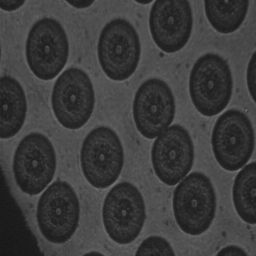
#> input picture taller6/imagenes/SIC.png, 256 x 256 px
$ jupyter execute etiquetado_de_objetos.ipynb
#> lines starting #> are read from the running program, lines starting #| are printed output that depends on the picture; after the words box and inside, x2 and y2 are one past the last pixel; in counts of white or black regions, pixels touching at a corner belong together
# Taller 6: Morfología matemática

[cell 1]
PATH = './imagenes/'

## Cargue y visualice la imagen sic.png.

[cell 2]
import cv2
import matplotlib.pyplot as plt
import numpy as np

imagen = cv2.imread(PATH + 'SIC.png', cv2.IMREAD_GRAYSCALE)
#> imagen is the input picture: shape (256, 256); min 23, max 118, mean 60.4
plt.imshow(imagen, cmap='gray')
plt.title('Imagen original')
plt.axis('off')
plt.show()

## Umbralice esta imagen de forma tal que las células del fondo sean separadas (umbral entre 55 y 70), y calcule su negativo.

Binarizamos la imagen y calculamos el negativo.

[cell 3]
umbral = 67

_, imagen_umbralizada = cv2.threshold(imagen, umbral, 255, cv2.THRESH_BINARY)
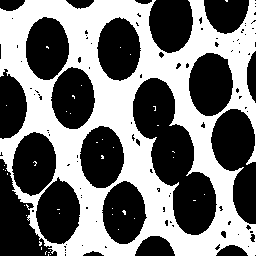
#> imagen_umbralizada: shape (256, 256); 46.2% white; 41 white regions (40 under 20 px), largest, box (x1, y1, x2, y2) and area: (0, 0, 256, 256) 30155

plt.imshow(imagen_umbralizada, cmap='gray')
plt.title(f'Imagen umbralizada (umbral={umbral})')
plt.axis('off')
plt.show()

imagen_negativa = cv2.bitwise_not(imagen_umbralizada)

plt.imshow(imagen_negativa, cmap='gray')
plt.title('Negativo del resultado')
plt.axis('off')
plt.show()

## Con una máscara en cruz de 3x3, haga dilataciones para rellenar los huecos al interior de las células.

[cell 4]
fp = np.zeros((3, 3))
fp[1,:] = 1
fp[:,1] = 1
print("Elemento estructurante:")
print(fp)

[cell 5]
from skimage.morphology import dilation, erosion, footprint_rectangle

dilated_image = dilation(imagen_negativa, footprint=fp)
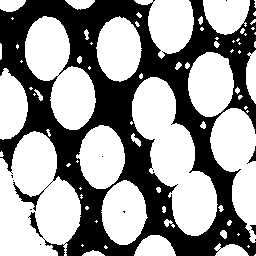
#> dilated_image: shape (256, 256); 59% white; 12 black regions (9 under 20 px), largest, box (x1, y1, x2, y2) and area: (0, 0, 256, 256) 26745, (247, 146, 256, 164) 51, (250, 225, 256, 235) 34
plt.imshow(dilated_image, cmap='gray')
plt.title('Imagen dilatada')
plt.axis('off')
plt.show()

La operación de dilatación con la cruz nos permite rellenar los círculos de las células.

## Cambie de máscaras: se utilizarán ahora máscaras lineales (oblicuas). Utilice las mismas máscaras oblicuas creadas en el punto de apertura y cierre de este taller. Con el operador de erosión, separe las diferentes células. Ayuda: Para separar las células es necesario erosionar por lo menos 10 veces con una máscara lineal oblicua (/) y 6 veces con una máscara ortogonal a la primera (\).

Creamos las máscaras diagonales (las mismas del notebook de apertura y cierre)

[cell 6]
mascara_diag1 = np.array([[0, 0, 1],
                          [0, 1, 0],
                          [1, 0, 0]], dtype=bool)

mascara_diag2 = np.array([[1, 0, 0],
                          [0, 1, 0],
                          [0, 0, 1]], dtype=bool)

print("Máscara diagonal:")
print(mascara_diag1.astype(int))
print("\nMáscara diagonal:")
print(mascara_diag2.astype(int))

[cell 7]
imagen_erosionada = dilated_image.copy()

# Aplicar erosión 10 veces con la máscara diagonal /
print("Aplicando 10 erosiones con máscara /")
for i in range(10):
    imagen_erosionada = erosion(imagen_erosionada, footprint=mascara_diag1)
    print(f"Erosión {i+1}/10 completada")
#> this loop made 10 passes
#> pass 1, `imagen_erosionada = erosion(imagen_erosionada, footprint=mascara_diag1)`:
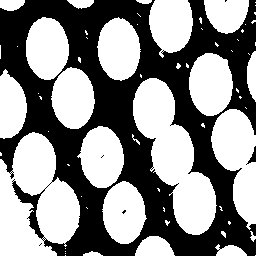
#> imagen_erosionada: shape (256, 256); 53.9% white; 6 black regions (4 under 20 px), largest, box (x1, y1, x2, y2) and area: (0, 0, 256, 256) 30128, (246, 146, 256, 165) 67
#> after the loop:
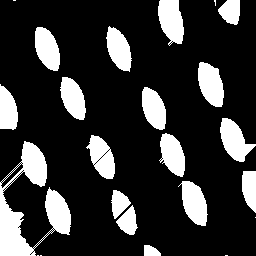
#> imagen_erosionada: shape (256, 256); 20.7% white; 23 white regions (6 under 20 px), largest, box (x1, y1, x2, y2) and area: (0, 141, 71, 256) 3106, (158, 0, 184, 46) 875, (220, 118, 256, 162) 857

# Visualizar resultado intermedio
plt.imshow(imagen_erosionada, cmap='gray')
plt.title('Después de 10 erosiones con /')
plt.axis('off')
plt.show()

[cell 8]
# Aplicar erosión 6 veces con la máscara diagonal \
print("Aplicando 6 erosiones con máscara \\")
for i in range(6):
    imagen_erosionada = erosion(imagen_erosionada, footprint=mascara_diag2)
    print(f"Erosión {i+1}/6 completada")
#> this loop made 6 passes
#> pass 1, `imagen_erosionada = erosion(imagen_erosionada, footprint=mascara_diag2)`:
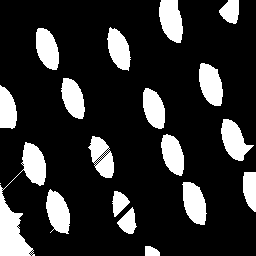
#> imagen_erosionada: shape (256, 256); 18.3% white; 19 white regions (1 under 20 px), largest, box (x1, y1, x2, y2) and area: (0, 142, 46, 256) 1970, (159, 0, 183, 43) 786, (199, 63, 223, 106) 762
#> pass 2, `imagen_erosionada = erosion(imagen_erosionada, footprint=mascara_diag2)`:
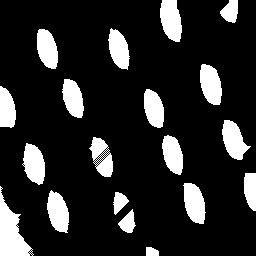
#> imagen_erosionada: shape (256, 256); 16.2% white; 19 white regions, largest, box (x1, y1, x2, y2) and area: (0, 186, 34, 256) 1132, (160, 0, 182, 42) 708, (200, 64, 222, 105) 679
#> pass 3, `imagen_erosionada = erosion(imagen_erosionada, footprint=mascara_diag2)`:
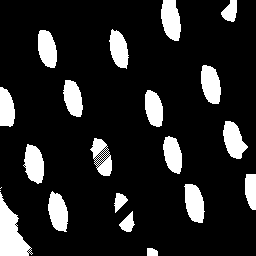
#> imagen_erosionada: shape (256, 256); 14.2% white; 21 white regions (2 under 20 px), largest, box (x1, y1, x2, y2) and area: (0, 192, 33, 256) 1077, (161, 0, 181, 41) 630, (201, 65, 221, 104) 599
#> after the loop:
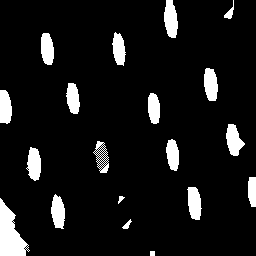
#> imagen_erosionada: shape (256, 256); 8.8% white; 19 white regions, largest, box (x1, y1, x2, y2) and area: (0, 198, 30, 256) 966, (164, 0, 178, 38) 403, (226, 124, 245, 156) 377

# Visualizar resultado final
plt.imshow(imagen_erosionada, cmap='gray')
plt.title('Después de 10 erosiones (/) + 6 erosiones (\\)')
plt.axis('off')
plt.show()

[cell 9]
# Comparación: antes y después de las erosiones
fig, axes = plt.subplots(1, 3, figsize=(15, 5))

axes[0].imshow(dilated_image, cmap='gray')
axes[0].set_title('Imagen dilatada (con huecos rellenos)')
axes[0].axis('off')

axes[1].imshow(imagen_erosionada, cmap='gray')
axes[1].set_title('Después de erosiones separadoras')
axes[1].axis('off')

# Diferencia
diferencia = dilated_image.astype(np.int16) - imagen_erosionada.astype(np.int16)
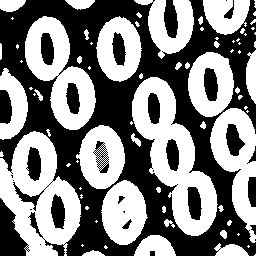
#> diferencia: shape (256, 256) int16; 50.2% white; 30 black regions (8 under 20 px), largest, box (x1, y1, x2, y2) and area: (0, 0, 256, 256) 26745, (0, 198, 30, 256) 966, (164, 0, 178, 38) 403
axes[2].imshow(diferencia, cmap='hot')
axes[2].set_title('Material eliminado')
axes[2].axis('off')

plt.tight_layout()
plt.show()

## Etiquete la imagen y visualice el resultado. Determine cuántas células enteras fueron detectadas ¿Qué ocurre con el borde?

[cell 10]
from skimage.measure import label

connected_components = label(imagen_erosionada, background=0, connectivity=2)
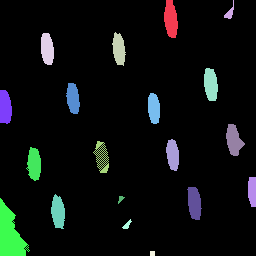
#> connected_components: shape (256, 256) int64; 20 distinct labels, from 0 to 19; one colour per label, 0 black
plt.imshow(connected_components, cmap='nipy_spectral')
plt.title('Componentes conectados etiquetados')
plt.axis('off')
plt.show()

$ run again, with taller6/imagenes/ANGIO.png copied over taller6/imagenes/SIC.png
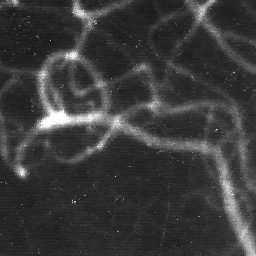
#> input picture taller6/imagenes/ANGIO.png, 256 x 256 px
#> imagen is the input picture: shape (256, 256); min 20, max 255, mean 58.9
#> `_, imagen_umbralizada = cv2.threshold(imagen, umbral, 255, cv2.THRESH_..`:
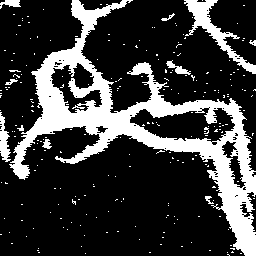
#> imagen_umbralizada: shape (256, 256); 23.3% white; 236 white regions (225 under 20 px), largest, box (x1, y1, x2, y2) and area: (9, 0, 256, 256) 12847, (184, 0, 256, 74) 1141, (0, 112, 11, 162) 299
#> dilated_image: shape (256, 256); 82.7% white; 36 black regions (26 under 20 px), largest, box (x1, y1, x2, y2) and area: (11, 0, 256, 256) 9903, (186, 0, 256, 73) 791, (0, 131, 9, 161) 166
#> diferencia: shape (256, 256) int16; 42.9% white; 13 white regions (3 under 20 px), largest, box (x1, y1, x2, y2) and area: (0, 0, 246, 256) 11087, (78, 0, 256, 178) 7311, (129, 106, 236, 146) 2582
#> `connected_components = label(imagen_erosionada, background=0, connecti..`:
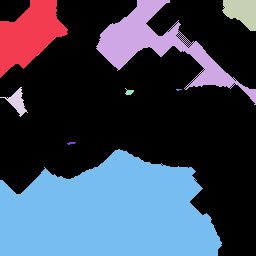
#> connected_components: shape (256, 256) int64; 9 distinct labels, from 0 to 8; one colour per label, 0 black
